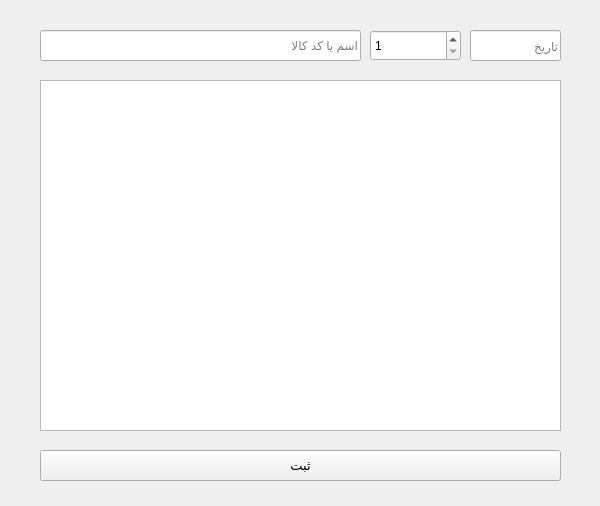
<?xml version="1.0" encoding="UTF-8"?>
<ui version="4.0">
 <class>Form</class>
 <widget class="QWidget" name="Form">
  <property name="geometry">
   <rect>
    <x>0</x>
    <y>0</y>
    <width>600</width>
    <height>506</height>
   </rect>
  </property>
  <property name="windowTitle">
   <string>Add unpacked</string>
  </property>
  <widget class="QLineEdit" name="name_inpt">
   <property name="geometry">
    <rect>
     <x>40</x>
     <y>30</y>
     <width>321</width>
     <height>31</height>
    </rect>
   </property>
   <property name="layoutDirection">
    <enum>Qt::LeftToRight</enum>
   </property>
   <property name="alignment">
    <set>Qt::AlignLeading|Qt::AlignLeft|Qt::AlignVCenter</set>
   </property>
   <property name="placeholderText">
    <string>اسم یا کد کالا</string>
   </property>
   <property name="clearButtonEnabled">
    <bool>true</bool>
   </property>
  </widget>
  <widget class="QSpinBox" name="count_inpt">
   <property name="geometry">
    <rect>
     <x>370</x>
     <y>30</y>
     <width>91</width>
     <height>31</height>
    </rect>
   </property>
   <property name="minimum">
    <number>1</number>
   </property>
   <property name="maximum">
    <number>1000000</number>
   </property>
   <property name="value">
    <number>1</number>
   </property>
  </widget>
  <widget class="QListWidget" name="search_list">
   <property name="geometry">
    <rect>
     <x>40</x>
     <y>80</y>
     <width>521</width>
     <height>351</height>
    </rect>
   </property>
   <property name="viewMode">
    <enum>QListView::ListMode</enum>
   </property>
  </widget>
  <widget class="QPushButton" name="add_btn">
   <property name="geometry">
    <rect>
     <x>40</x>
     <y>450</y>
     <width>521</width>
     <height>31</height>
    </rect>
   </property>
   <property name="font">
    <font>
     <pointsize>10</pointsize>
    </font>
   </property>
   <property name="text">
    <string>ثبت</string>
   </property>
  </widget>
  <widget class="QLineEdit" name="date_inpt">
   <property name="geometry">
    <rect>
     <x>470</x>
     <y>30</y>
     <width>91</width>
     <height>31</height>
    </rect>
   </property>
   <property name="placeholderText">
    <string>تاریخ</string>
   </property>
  </widget>
 </widget>
 <resources/>
 <connections/>
</ui>
